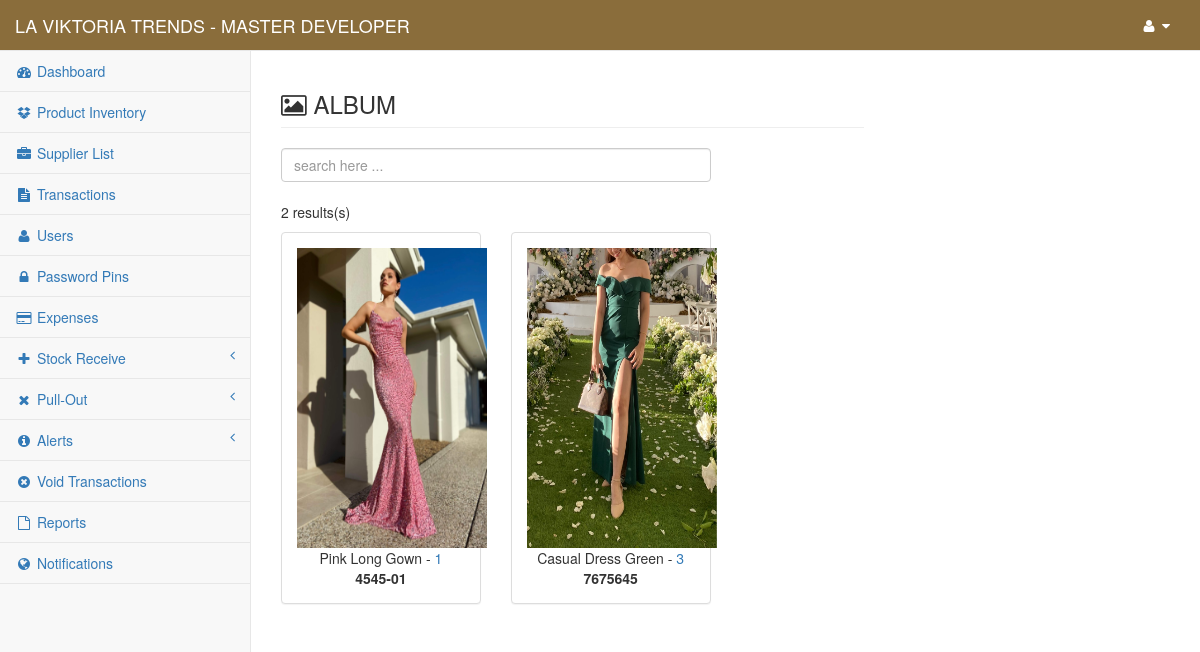
The page /content/admin/album.php (signed in) on the database its author committed.
### tables this page shows
CREATE TABLE `gy_my_project` (
  `gy_project` int(1) NOT NULL,
  `gy_project_name` text NOT NULL,
  `gy_project_address` text NOT NULL,
  `gy_system_title` text NOT NULL,
  `gy_year_origin` datetime NOT NULL
);

CREATE TABLE `gy_user` (
  `gy_user_id` int(10) NOT NULL,
  `gy_user_code` varchar(8) NOT NULL,
  `gy_full_name` varchar(255) NOT NULL,
  `gy_username` varchar(50) NOT NULL,
  `gy_password` varchar(100) NOT NULL,
  `gy_user_type` int(5) NOT NULL,
  `gy_user_status` int(1) NOT NULL,
  `gy_branch_id` int(11) NOT NULL
);

CREATE TABLE `gy_products` (
  `gy_product_id` int(11) NOT NULL,
  `gy_product_code` varchar(30) NOT NULL,
  `gy_convert_item_code` varchar(30) NOT NULL,
  `gy_convert_value` double NOT NULL,
  `gy_supplier_code` text NOT NULL,
  `gy_product_name` text NOT NULL,
  `gy_product_cat` varchar(100) NOT NULL,
  `gy_product_color` varchar(20) NOT NULL,
  `gy_product_image` text NOT NULL,
  `gy_product_desc` text NOT NULL,
  `gy_product_unit` text NOT NULL,
  `gy_product_price_cap` double NOT NULL,
  `gy_product_price_srp` double NOT NULL,
  `gy_product_quantity` double NOT NULL,
  `gy_product_discount_per` double NOT NULL,
  `gy_product_restock_limit` int(11) NOT NULL,
  `gy_product_date_restock` datetime NOT NULL,
  `gy_product_date_reg` datetime NOT NULL,
  `gy_product_update_date` datetime NOT NULL,
  `gy_added_by` int(11) NOT NULL,
  `gy_update_code` text NOT NULL,
  `gy_branch_id` int(11) NOT NULL
);

### conf/my_project.php (called while the page is built, shortened)
<?php
	include 'conn.php';
	$find_my_data=$link->query("Select * From `gy_my_project` Where `gy_project`='1'");
	$my_project_detail=$find_my_data->fetch_array();
	$my_project_name = $my_project_detail['gy_project_name'];
?>

### content/admin/session.php (called while the page is built, shortened)
<?php
    $user_id = $_SESSION['fus_user_id'];
    $identify_user=$link->query("Select * From `gy_user` Where `gy_user_id`='$user_id'");
    $row=$identify_user->fetch_array();
    $user_info = $row['gy_full_name'];
?>

### conf/function.php (called while the page is built, shortened)
<?php
    function displayImage($image, $default, $directory){
        if (empty($image)) {
            $res = $default;
        }else{
            $res = $directory . "" . $image;
        }
        return $res;
    }
    function countAlbum($limit){
        include 'conn.php';
        if (count($limit)) {
            $statement=$link->query("SELECT
                                *
                                From
                                gy_products
                                Where
                                gy_product_quantity != 0
                                Order By
                                gy_product_code
                                ASC");
        }
        $count=$statement->num_rows;
        return $count;
    }
    function selectAlbum($limit){
        include 'conn.php';
        if (count($limit)) {
            $statement=$link->query("SELECT
                                *
                                From
                                gy_products
                                Where
                                gy_product_quantity != 0
                                Order By
                                gy_product_code
                                ASC");
        }
        return $statement;
    }
?>

### content/admin/album.php (the view, shortened to what this page needs)
<?php
    include("../../conf/conn.php");
    include("../../conf/function.php");
    include("session.php");
    include("../../conf/my_project.php");
?>
<!DOCTYPE html>
<html lang="en">
    <?php include 'head.php'; ?>
<body>
    <div id="wrapper">
        <?php include 'nav.php'; ?>
        <div id="page-wrapper">
            <div class="row">
                <div class="col-lg-8">
                    <h3 class="page-header" style="text-transform: uppercase;"><i class="fa fa-image"></i> Album</h3>
                </div>
                <div class="col-lg-4">
                </div>
            </div>
            <div class="row">
                <form action="redirect_manager" enctype="multipart/form-data" method="post">
                    <div class="col-md-6">
                        <input type="text" class="form-control" name="searchAlbum" id="searchAlbum" placeholder="search here ..." autofocus required>
                    </div>
                </form>
            </div>
            <br>
            <div class="row">
                <div class="col-md-12">
                    <p><?= countAlbum(15) ?> results(s)</p>
                </div>
                <div class="col-md-12">
                    <div class="row">
                        <?php
                            $getAlbum = selectAlbum(15);
                            while ($album=$getAlbum->fetch_array()) {
                        ?>
                        <div class="col-md-3">
                            <div class="panel panel-default">
                                <div class="panel-body text-center">
                                    <div class="row">
                                        <div class="col-md-12">
                                            <img src="<?= displayImage($album['gy_product_image'], '../../img/no_image.jpg', '../../mrcoffeexpicturebox/') ?>" class="img-fluid" style="height: 300px; width: 190px;" alt="">
                                        </div>
                                        <div class="col-md-12">
                                            <?= $album['gy_product_name'] ?> - <span class="text-primary text-bold"><?= $album['gy_product_quantity'] ?></span>
                                        </div>
                                        <div class="col-md-12">
                                            <b><?= $album['gy_product_code'] ?></b>
                                        </div>
                                    </div>
                                </div>
                            </div>
                        </div>
                        <?php } ?>
                    </div>
                </div>
            </div>
        </div>
    </div>
</body>
</html>

### content/admin/nav.php (shortened to what this page needs)
<nav class="navbar navbar-default navbar-static-top" role="navigation" style="margin-bottom: 0; background-color: #8a6d3b; color: #fff;">
    <div class="navbar-header">
        <a class="navbar-brand" href="index"><span style="text-transform: uppercase; color: #fff;"><?php echo $my_project_name; ?> <?php echo $my_project_title; ?> - <?php echo $user_info ?></span></a>
    </div>
    <div class="full-right">
    <ul class="nav navbar-top-links navbar-right">
        <li class="dropdown">
            <a class="dropdown-toggle" data-toggle="dropdown" id="navi" href="#">
                <i class="fa fa-user fa-fw"></i>  <i class="fa fa-caret-down"></i>
            </a>
        </li>
    </ul>
    </div>
        <?php include("side-panel.php"); ?>
</nav>

### content/admin/nav.php (style rules this page uses)
#navi { color: #fff; }

### rows shown on the page
gy_my_project: gy_project_name "LA VIKTORIA TRENDS"
gy_user: gy_full_name "MASTER DEVELOPER"
gy_products: gy_product_image (picture), gy_product_name "Pink Long Gown", gy_product_quantity "1", gy_product_code "4545-01"
gy_products: gy_product_image (picture), gy_product_name "Casual Dress Green", gy_product_quantity "3", gy_product_code "7675645"

### other values the page prints
countAlbum(15) "2"
